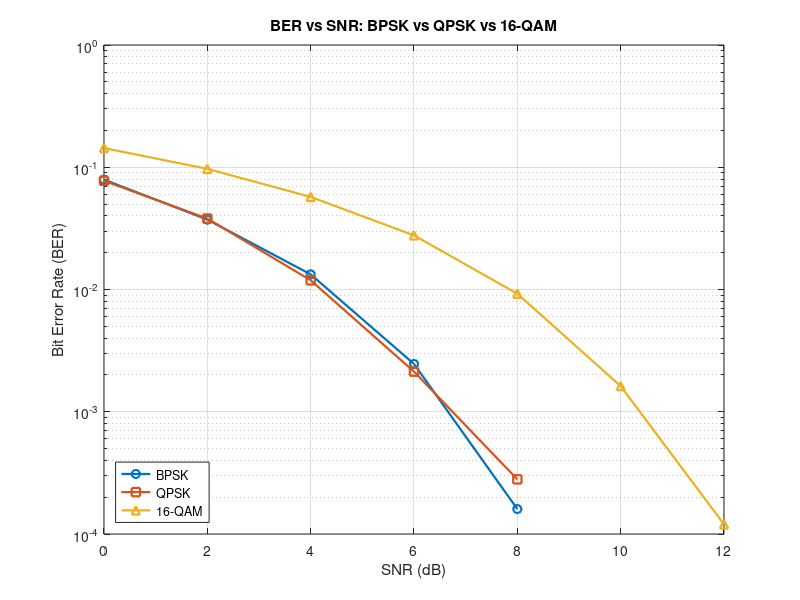

Reproduce this figure in MATLAB.
%% Stage 9: Combined BER vs SNR (BPSK vs QPSK vs 16-QAM) - Final Results
clear; clc; close all;
rng(1);

numBits = 100000;   % higher bit count for accurate final results
dataBits = randi([0 1], 1, numBits);

% ---------------- BPSK ----------------
bpskSymbols = 2*dataBits - 1;

% ---------------- QPSK ----------------
if mod(numBits, 2) ~= 0
    dataBits_qpsk = [dataBits 0];
else
    dataBits_qpsk = dataBits;
end
I_bits = dataBits_qpsk(1:2:end);
Q_bits = dataBits_qpsk(2:2:end);
qpskSymbols = ((2*I_bits-1) + 1i*(2*Q_bits-1)) / sqrt(2);

% ---------------- 16-QAM ----------------
if mod(numBits, 4) ~= 0
    padLen = 4 - mod(numBits, 4);
    dataBits_qam = [dataBits zeros(1, padLen)];
else
    dataBits_qam = dataBits;
end
bitGroups = reshape(dataBits_qam, 4, []).';
levelMap = [-3 -1 3 1];
idxI = bitGroups(:,1)*2 + bitGroups(:,2) + 1;
idxQ = bitGroups(:,3)*2 + bitGroups(:,4) + 1;
qamSymbols = (levelMap(idxI).' + 1i*levelMap(idxQ).') / sqrt(10);

SNR_range = 0:2:12;
BER_BPSK  = zeros(1, length(SNR_range));
BER_QPSK  = zeros(1, length(SNR_range));
BER_16QAM = zeros(1, length(SNR_range));

for k = 1:length(SNR_range)
    SNR_dB = SNR_range(k);

    % --- BPSK ---
    signalPower = mean(bpskSymbols.^2);
    noiseVar = (signalPower) / (10^(SNR_dB/10)) / 2;
    rx = bpskSymbols + sqrt(noiseVar)*randn(size(bpskSymbols));
    rxBits = rx > 0;
    BER_BPSK(k) = sum(rxBits ~= dataBits) / numBits;

    % --- QPSK ---
    signalPower = mean(abs(qpskSymbols).^2);
    Eb = signalPower/2;
    noiseVar = Eb / (10^(SNR_dB/10)) / 2;
    rx = qpskSymbols + sqrt(noiseVar)*(randn(size(qpskSymbols))+1i*randn(size(qpskSymbols)));
    rx_I = real(rx) > 0; rx_Q = imag(rx) > 0;
    rxBits = zeros(1, 2*length(rx));
    rxBits(1:2:end) = rx_I; rxBits(2:2:end) = rx_Q;
    rxBits = rxBits(1:numBits);
    BER_QPSK(k) = sum(rxBits ~= dataBits) / numBits;

    % --- 16-QAM ---
    signalPower = mean(abs(qamSymbols).^2);
    Eb = signalPower/4;
    noiseVar = Eb / (10^(SNR_dB/10)) / 2;
    rx = qamSymbols + sqrt(noiseVar)*(randn(size(qamSymbols))+1i*randn(size(qamSymbols)));
    rx_I = real(rx)*sqrt(10); rx_Q = imag(rx)*sqrt(10);

    Idec = zeros(size(rx_I));
    Idec(rx_I < -2) = -3; Idec(rx_I>=-2 & rx_I<0) = -1;
    Idec(rx_I>=0 & rx_I<2) = 1; Idec(rx_I>=2) = 3;

    Qdec = zeros(size(rx_Q));
    Qdec(rx_Q < -2) = -3; Qdec(rx_Q>=-2 & rx_Q<0) = -1;
    Qdec(rx_Q>=0 & rx_Q<2) = 1; Qdec(rx_Q>=2) = 3;

    [~, Ii] = ismember(Idec, levelMap); Ii = Ii-1;
    [~, Qi] = ismember(Qdec, levelMap); Qi = Qi-1;

    rxIbits = [floor(Ii/2) mod(Ii,2)];
    rxQbits = [floor(Qi/2) mod(Qi,2)];

    rxBits = zeros(length(qamSymbols), 4);
    rxBits(:,1:2) = rxIbits; rxBits(:,3:4) = rxQbits;
    rxBits = reshape(rxBits.', 1, []);
    rxBits = rxBits(1:numBits);
    BER_16QAM(k) = sum(rxBits ~= dataBits) / numBits;

    fprintf('SNR=%2d dB | BPSK=%.5f | QPSK=%.5f | 16QAM=%.5f\n', ...
        SNR_dB, BER_BPSK(k), BER_QPSK(k), BER_16QAM(k));
end

figure;
semilogy(SNR_range, BER_BPSK, '-o', 'LineWidth', 1.6); hold on;
semilogy(SNR_range, BER_QPSK, '-s', 'LineWidth', 1.6);
semilogy(SNR_range, BER_16QAM, '-^', 'LineWidth', 1.6);
grid on; xlabel('SNR (dB)'); ylabel('Bit Error Rate (BER)');
title('BER vs SNR: BPSK vs QPSK vs 16-QAM');
legend('BPSK','QPSK','16-QAM','Location','southwest');

saveas(gcf, 'BER_vs_SNR.png');
